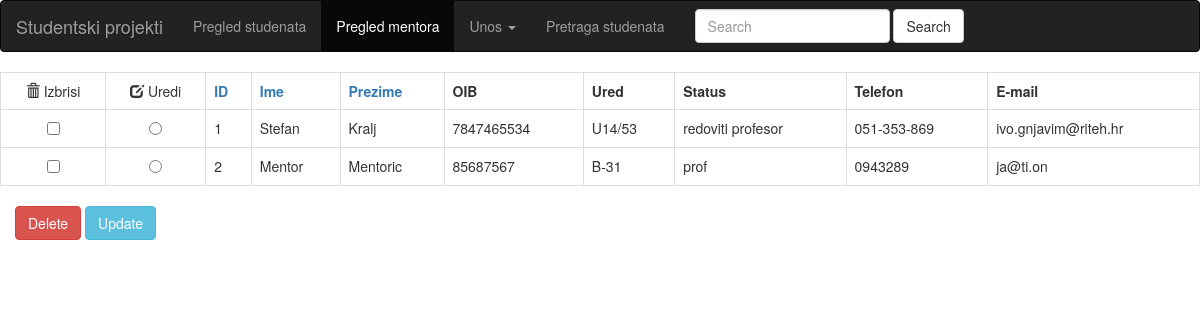
Screenshot of /table_mentor.php with the database file from the repository.
### tables this page shows
CREATE TABLE `mentor` (
  `id` int(11) NOT NULL,
  `ime` char(20) NOT NULL,
  `prezime` char(40) NOT NULL,
  `OIB` bigint(11) NOT NULL,
  `ured` varchar(20) DEFAULT NULL,
  `status` varchar(50) NOT NULL,
  `tel` varchar(20) NOT NULL,
  `email` varchar(50) NOT NULL
);

### table_mentor.php (the view, shortened to what this page needs)
<?php
$linkAscDescIme = "asc";
$linkAscDescPrezime = "desc";
$linkAscDescID = "desc";
$redoslijed = "SELECT * FROM mentor";
$result = izvrsiQuery($redoslijed);
function izvrsiQuery($query)
{
   $dbuser = "DB_USER";
   $dbpass = "DB_PASS";
   $dbname = "DB_NAME";
    $conn = mysqli_connect("localhost", $dbuser, $dbpass)
    or die("Pogreska spajanja: " . mysqli_error($conn));
    mysqli_select_db($conn, $dbname);
    $result = mysqli_query($conn, $query);
    return $result;
}
?>
<!DOCTYPE html>
<html>
    <head>
      <link href = "//maxcdn.bootstrapcdn.com/bootstrap/3.3.1/css/bootstrap.min.css" rel = "stylesheet">
<nav class="navbar navbar-inverse">
      <div class="container-fluid">
        <div class="navbar-header">
          <a class="navbar-brand" href="index.php">Studentski projekti</a>
        </div>
        <ul class="nav navbar-nav">
          <li><a href="sort_student.php">Pregled studenata</a></li>
      <li class="active"><a href="table_mentor.php">Pregled mentora</a></li>
         <li class="dropdown">
            <a class="dropdown-toggle" data-toggle="dropdown" href="unos_raspored.php">Unos
            <span class="caret"></span></a>
        </li>
          <li><a href="find_student.php">Pretraga studenata</a></li>
        </ul>
        <form class="navbar-form navbar-left" action="find_student.php" method="GET">
            <div class="form-group">
             <input type="text" name="searching" class="form-control" placeholder="Search">
            </div>
           <input type="submit" value="Search" class="btn btn-default">
          </form>
      </div>
    </nav>
    </head>
    <body>
        <form action="table_mentor.php" method="GET">
            <table class="table table-bordered table-hover">
                <tr>
                    <td align="center"><span class="glyphicon glyphicon-trash"></span> Izbrisi</td>
                    <td align="center"><span class="glyphicon glyphicon-edit"></span> Uredi</td>
                    <?php echo "<th><a href='table_mentor.php?sortID=$linkAscDescID'>ID</a></th>" ?>
                    <?php echo "<th><a href='table_mentor.php?sortIme=$linkAscDescIme'>Ime</a></th>" ?>
                    <?php echo "<th><a href='table_mentor.php?sortPrezime=$linkAscDescPrezime'>Prezime</a></th>" ?>
                    <th>OIB</th>
                    <th>Ured</th>
                    <th>Status</th>
                    <th>Telefon</th>
                    <th>E-mail</th>
                </tr>
                <?php while ($row = mysqli_fetch_array($result)):?>
                <tr>
                <td align="center"><input name="checkboxDelete" type="checkbox" id="checkbox" value="<?php echo $row['id']?>"></td>
                 <td align="center"><input name="radioUpdate" type="radio" id="radio" value="<?php echo $row['id']?>"></td>
                    <td><?php echo $row['id'];?></td>
                    <td><?php echo $row['ime'];?></td>
                    <td><?php echo $row['prezime'];?></td>
                    <td><?php echo $row['OIB'];?></td>
                    <td><?php echo $row['ured'];?></td>
                    <td><?php echo $row['status'];?></td>
                    <td><?php echo $row['tel'];?></td>
                    <td><?php echo $row['email'];?></td>
					<?php endwhile;?>
				</tr>
            </table>
            <div class="container pull-left">
             <div class="row">
                <div class="col-lg-5">
                <input class="btn btn-danger" name="delete" type="submit" id="delete" value="Delete"></input>
                <input class="btn btn-info" type ="submit" value="Update"></input>
                 </div>
                 </div>
             </div>
        </form>
    </body>
</html>

### table_mentor.php (style rules this page uses)
table,tr,th,td { border: 1px solid black; }

### rows the page displays
mentor: id "1", ime "Stefan", prezime "Kralj", OIB "7847465534", ured "U14/53", status "redoviti profesor", tel "051-353-869", email "ivo.gnjavim@riteh.hr"
mentor: id "2", ime "Mentor", prezime "Mentoric", OIB "85687567", ured "B-31", status "prof", tel "0943289", email "ja@ti.on"
